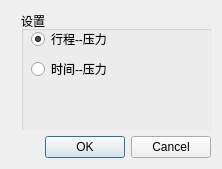
<?xml version="1.0" encoding="UTF-8"?>
<ui version="4.0">
 <class>OptDlog</class>
 <widget class="QDialog" name="OptDlog">
  <property name="geometry">
   <rect>
    <x>0</x>
    <y>0</y>
    <width>222</width>
    <height>169</height>
   </rect>
  </property>
  <property name="windowTitle">
   <string>数据导出设置</string>
  </property>
  <layout class="QVBoxLayout" name="verticalLayout">
   <item>
    <widget class="QWidget" name="bg_widget" native="true">
     <widget class="QGroupBox" name="groupBox">
      <property name="geometry">
       <rect>
        <x>10</x>
        <y>0</y>
        <width>191</width>
        <height>121</height>
       </rect>
      </property>
      <property name="title">
       <string>设置</string>
      </property>
      <widget class="QRadioButton" name="radioButton">
       <property name="geometry">
        <rect>
         <x>10</x>
         <y>20</y>
         <width>89</width>
         <height>16</height>
        </rect>
       </property>
       <property name="text">
        <string>行程--压力</string>
       </property>
       <property name="checked">
        <bool>true</bool>
       </property>
      </widget>
      <widget class="QRadioButton" name="radioButton_2">
       <property name="geometry">
        <rect>
         <x>10</x>
         <y>50</y>
         <width>89</width>
         <height>16</height>
        </rect>
       </property>
       <property name="text">
        <string>时间--压力</string>
       </property>
      </widget>
     </widget>
    </widget>
   </item>
   <item>
    <widget class="QDialogButtonBox" name="buttonBox">
     <property name="orientation">
      <enum>Qt::Horizontal</enum>
     </property>
     <property name="standardButtons">
      <set>QDialogButtonBox::Cancel|QDialogButtonBox::Ok</set>
     </property>
    </widget>
   </item>
  </layout>
 </widget>
 <resources/>
 <connections>
  <connection>
   <sender>buttonBox</sender>
   <signal>accepted()</signal>
   <receiver>OptDlog</receiver>
   <slot>accept()</slot>
   <hints>
    <hint type="sourcelabel">
     <x>248</x>
     <y>254</y>
    </hint>
    <hint type="destinationlabel">
     <x>157</x>
     <y>274</y>
    </hint>
   </hints>
  </connection>
  <connection>
   <sender>buttonBox</sender>
   <signal>rejected()</signal>
   <receiver>OptDlog</receiver>
   <slot>reject()</slot>
   <hints>
    <hint type="sourcelabel">
     <x>316</x>
     <y>260</y>
    </hint>
    <hint type="destinationlabel">
     <x>286</x>
     <y>274</y>
    </hint>
   </hints>
  </connection>
 </connections>
</ui>
